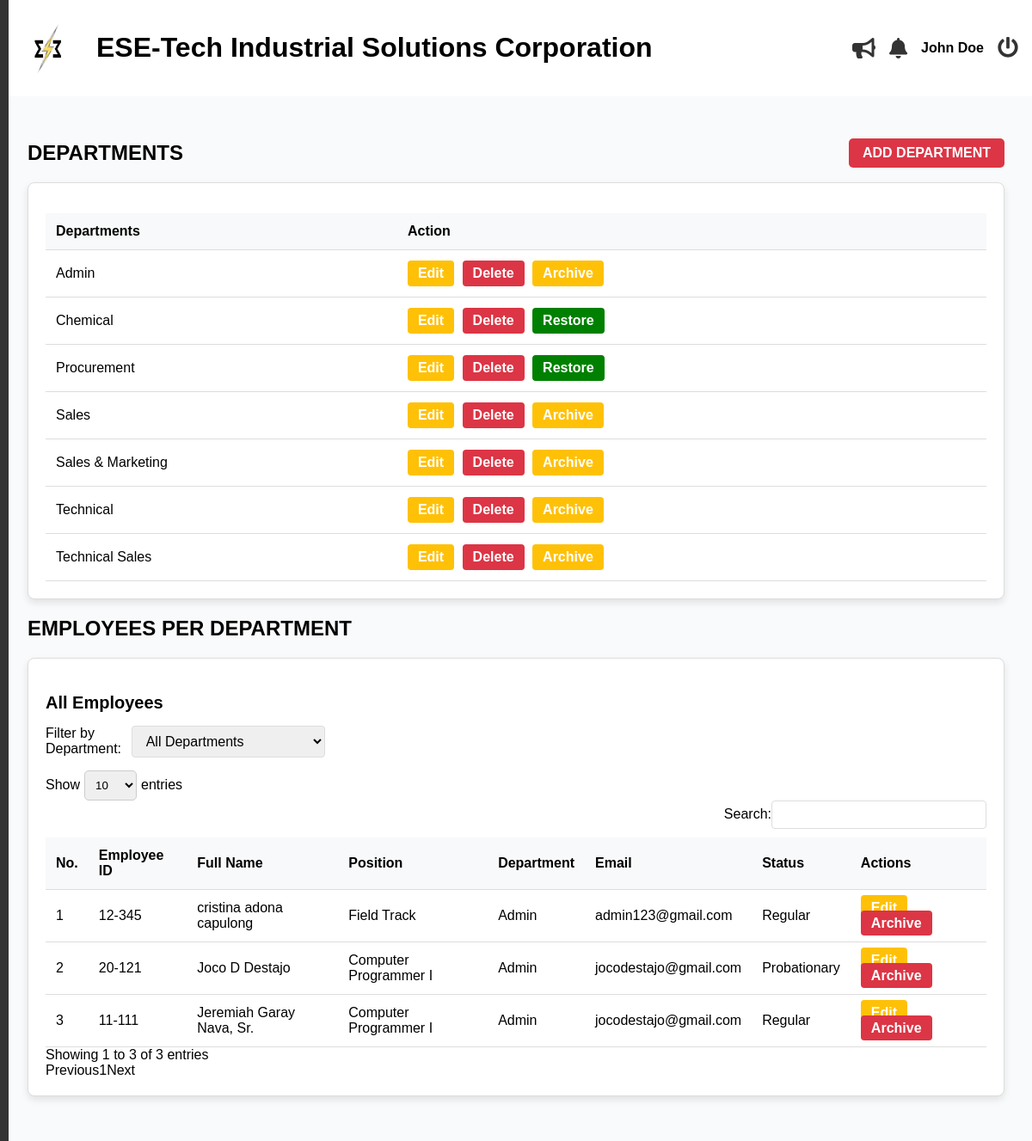
The page /admin/department.php (signed in) on the database its author committed.
### tables this page shows
CREATE TABLE `departments` (
  `id` int(11) NOT NULL,
  `dept_name` varchar(50) NOT NULL,
  `is_archived` tinyint(1) NOT NULL
);

CREATE TABLE `employees` (
  `id` int(11) NOT NULL,
  `last_name` varchar(255) NOT NULL,
  `first_name` varchar(255) NOT NULL,
  `middle_name` varchar(255) NOT NULL,
  `suffix` varchar(255) NOT NULL,
  `gender` varchar(32) NOT NULL,
  `email` varchar(100) NOT NULL,
  `position` varchar(255) NOT NULL,
  `hire_date` date NOT NULL,
  `department` varchar(255) NOT NULL,
  `employment_status` varchar(255) NOT NULL,
  `employee_id` int(20) NOT NULL,
  `user_type` int(11) NOT NULL DEFAULT 2 COMMENT '1=admin, 2=staff, 3=super admin',
  `password` varchar(255) NOT NULL,
  `e_status` int(11) NOT NULL DEFAULT 1,
  `date_of_birth` date DEFAULT NULL,
  `contact_number` varchar(20) DEFAULT NULL,
  `perma_address` text DEFAULT NULL,
  `civil_status` varchar(10) DEFAULT NULL,
  `sss_number` varchar(15) DEFAULT NULL,
  `philhealth_number` varchar(15) DEFAULT NULL,
  `pagibig_number` varchar(15) DEFAULT NULL,
  `tin_number` varchar(15) DEFAULT NULL,
  `emergency_contact_name` varchar(50) DEFAULT NULL,
  `emergency_contact_number` varchar(15) DEFAULT NULL,
  `educational_background` enum('High School Graduate','Vocational Graduate','College Undergraduate','College Graduate','Postgraduate') DEFAULT NULL,
  `skills` text DEFAULT NULL,
  `username` varchar(255) NOT NULL,
  `sick_leave` int(11) NOT NULL DEFAULT 0,
  `vacation_leave` int(11) NOT NULL DEFAULT 0,
  `maternity_leave` int(11) NOT NULL DEFAULT 0,
  `paternity_leave` int(11) NOT NULL DEFAULT 0,
  `medical` mediumblob DEFAULT NULL,
  `tor` mediumblob DEFAULT NULL,
  `nbi_clearance` mediumblob DEFAULT NULL,
  `resume` mediumblob DEFAULT NULL,
  `prc` mediumblob DEFAULT NULL,
  `others` mediumblob DEFAULT NULL,
  `is_archived` tinyint(1) DEFAULT 0
);

### admin/department.php (the view, shortened to what this page needs)
<?php
    $conn = mysqli_connect('localhost', 'root', '', 'esetech');
    $selected_dept = isset($_GET['department']) ? $_GET['department'] : '';
    $sql = "SELECT * FROM employees WHERE is_archived = 0";
    $sql .= " ORDER BY last_name ASC";
    $result = mysqli_query($conn, $sql);
    include('header.php');
?>
<?php include('includes/sideBar.php'); ?>
<main class="main-content">
    <section id="dashboard">
        <div class="department-and-button">
            <h2 class="text-2xl font-bold mb-6">DEPARTMENTS</h2>
            <a href="#" id="add-dept-btn" class="btn btn-danger">ADD DEPARTMENT</a>
        </div>
        <div class="card">
        <table>
            <thead>
                <tr>
                    <th>Departments</th>
                    <th>Action</th>
                </tr>
            </thead>
            <tbody>
                <?php
                    $deptSql = "SELECT * FROM departments ORDER BY dept_name ASC";
                    $deptResult = mysqli_query($conn, $deptSql);
                    if ($deptResult) {
                        while ($row = mysqli_fetch_assoc($deptResult)) {
                ?>
                <tr>
                    <td class="dept-name"><?php echo $row['dept_name']; ?></td>
                    <td class="action-buttons">
                        <form method="POST" style="display:inline;">
                            <?php echo $row['is_archived'] == 0
                            ? "<button class='btn btn-warning' onclick='editDepartment(" . $row['id'] . ", \"" . $row['dept_name'] . "\"); return false;'>Edit</button>
                                <button name='delete_dept' class='btn btn-danger' onclick='return confirm(\"Are you sure you want to delete this department?\");'>Delete</button>
                                <button name='archive_name' class='btn btn-warning'>Archive</button>"
                            : "<button class='btn btn-warning' onclick='editDepartment(" . $row['id'] . ", \"" . $row['dept_name'] . "\"); return false;'>Edit</button>
                                <button name='delete_dept' class='btn btn-danger' onclick='return confirm(\"Are you sure you want to delete this department?\");'>Delete</button>
                                <button name='restore_name' class='btn btn-restore'>Restore</button>";
                            ?>
                        </form>
                    </td>
                </tr>
                <?php
                        }
                    }
                ?>
            </tbody>
        </table>
    </div>
        <h2 class="text-2xl font-bold mb-6">EMPLOYEES PER DEPARTMENT</h2>
        <div class="card">
            <div class="card-header">
                <h3><?php echo empty($selected_dept) ? 'All Employees' : $selected_dept . ' Department Employees'; ?></h3>
                <form method="GET" class="form-inline justify-content-between align-items-center">
                        <label for="department">Filter by Department:</label>
                        <select name="department" class="form-control" onchange="this.form.submit()">
                            <option value="">All Departments</option>
                        </select>
                </form>
            </div>
            <div class="card-body">
                <table id="myTable" class="employee-table">
                    <thead>
                        <tr>
                            <th>No.</th>
                            <th>Employee ID</th>
                            <th>Full Name</th>
                            <th>Position</th>
                            <th>Department</th>
                            <th>Email</th>
                            <th>Status</th>
                            <th>Actions</th>
                        </tr>
                    </thead>
                    <tbody>
                        <?php
                            $counter = 1;
                            while ($employee = mysqli_fetch_assoc($result)):
                        ?>
                            <tr>
                                <td><?php echo $counter++; ?></td>
                                <td class="employee_id_display"><?php echo $employee['employee_id']; ?></td>
                                <td>
                                    <?php
                                        $full_name = trim($employee['first_name'] . ' ' . $employee['middle_name'] . ' ' . $employee['last_name']);
                                        if (!empty($employee['suffix'])) {
                                            $full_name .= ', ' . $employee['suffix'];
                                        }
                                        echo $full_name;
                                    ?>
                                </td>
                                <td><?php echo $employee['position']; ?></td>
                                <td><?php echo $employee['department']; ?></td>
                                <td><?php echo $employee['email']; ?></td>
                                <td><?php echo $employee['employment_status']; ?></td>
                                <td class="action-buttons">
                                    <a href="./edit_employee?id=<?php echo $employee['id']; ?>" class="btn btn-warning">Edit</a>
                                    <a href="?delete_id=<?php echo $employee['id']; ?>" class="btn btn-danger"
                                       onclick="return confirm('Are you sure you want to Archive this employee?');">Archive</a>
                                </td>
                            </tr>
                        <?php endwhile; ?>
                    </tbody>
                </table>
            </div>
        </div>
    </section>
</main>
<?php include('footer.php'); ?>

### admin/css/styles.css (style rules this page uses)
* { text-decoration: none; }
body { font-family: Arial, sans-serif; margin: 0; padding: 0; background-color: #f0f0f0; }
.main-content { flex-grow: 1; padding: 2rem; background-color: #f9fafb; }
.card { border: 1px solid #ddd; border-radius: 8px; margin-bottom: 20px; padding: 20px; background-color: #fff; box-shadow: 0 4px 8px rgba(0, 0, 0, 0.1); }
.card-header h3 { font-size: 20px; font-weight: bold; margin-bottom: 15px; }
.form-control, select, textarea { width: 100%; padding: 8px; border-radius: 5px; border: 1px solid #ccc; box-sizing: border-box; }
table { width: 100%; border-collapse: collapse; margin-top: 15px; }
table th, table td { padding: 12px; border-bottom: 1px solid #ddd; text-align: left; }
table th { background-color: #f8f9fa; font-weight: bold; }
.action-buttons .btn { padding: 6px 12px; border-radius: 4px; color: #fff; background-color: #007bff; text-decoration: none; font-weight: bold; margin-right: 5px; }
.btn-restore { background-color: green !important; }
.btn-warning { background-color: #ffc107 !important; }
.btn-danger { background-color: #dc3545 !important; }
form[method="GET"] { display: flex; justify-content: flex-end; margin-bottom: 15px; }
.form-control, .form-control:focus, select.form-control, textarea.form-control { width: 100%; font-size: 1rem; border: 1px solid #ddd; border-radius: 4px; }
select.form-control, textarea.form-control { resize: vertical; }
.form-control { width: 100%; padding: 0.5rem 0.75rem; border: 1px solid #d1d5db; border-radius: 0.375rem; font-size: 0.875rem; transition: border-color 0.15s ease-in-out; }
.btn { padding: 10px 20px; font-size: 16px; border: none; cursor: pointer; border-radius: 5px; }
.btn-danger { background-color: #dc3545; color: #fff; transition: background-color 0.3s; }
.card-header { display: flex; flex-direction: column; justify-content: space-between; align-items: start; }
.performance-and-button, .department-and-button { display: flex; align-items: center; justify-content: space-between; }
.btn { padding: 8px 16px; border-radius: 5px; background-color: #007bff; color: white; border: none; cursor: pointer; font-weight: 600; }

### rows shown on the page
departments: dept_name "Admin"
departments: dept_name "Chemical"
departments: dept_name "Procurement"
departments: dept_name "Sales"
departments: dept_name "Sales & Marketing"
departments: dept_name "Technical"
departments: dept_name "Technical Sales"
employees: full_name "cristina adona capulong", position "Field Track", department "Admin", email "admin123@gmail.com", employment_status "Regular"
employees: full_name "Joco D Destajo", position "Computer Programmer I", department "Admin", email "jocodestajo@gmail.com", employment_status "Probationary"
employees: full_name "Jeremiah Garay Nava, Sr.", position "Computer Programmer I", department "Admin", email "jocodestajo@gmail.com", employment_status "Regular"

### other values the page prints
$_SESSION['fullname'] "John Doe"
